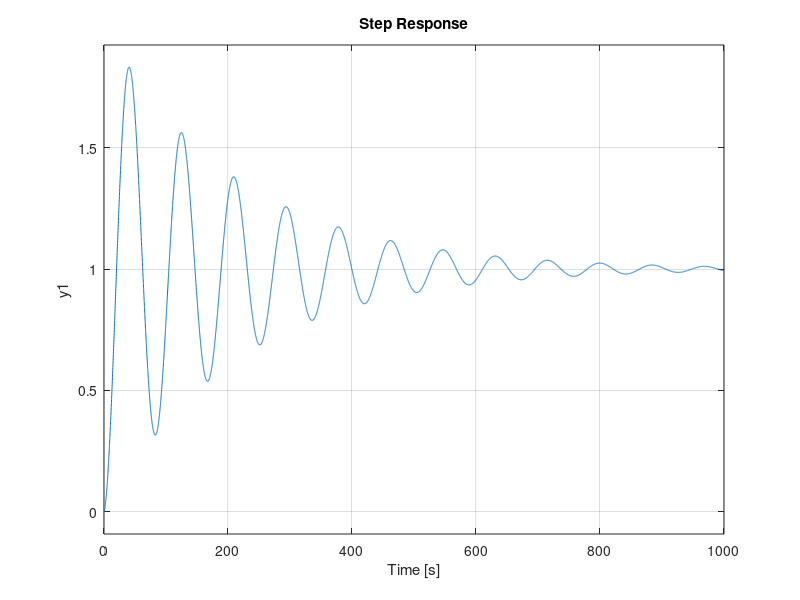

This figure's MATLAB source:
%Sistema de suspension vehicular simplificado
clear
close all
clc

%parametros
b=40;
k1=100;
k2=20;
m1=10;
m2=3000;

%h=tf(k1*[m2 b k2 0],[m1*m2 m1*b+m2*b m1*k2+m2*k2+m2*k1 b*k1 k1*k2]);
h=tf(k1*[b k2],[m1*m2 m1*b+m2*b m1*k2+m2*k2+m2*k1 b*k1 k1*k2]);
[p z]=pzmap(h)

step(h)